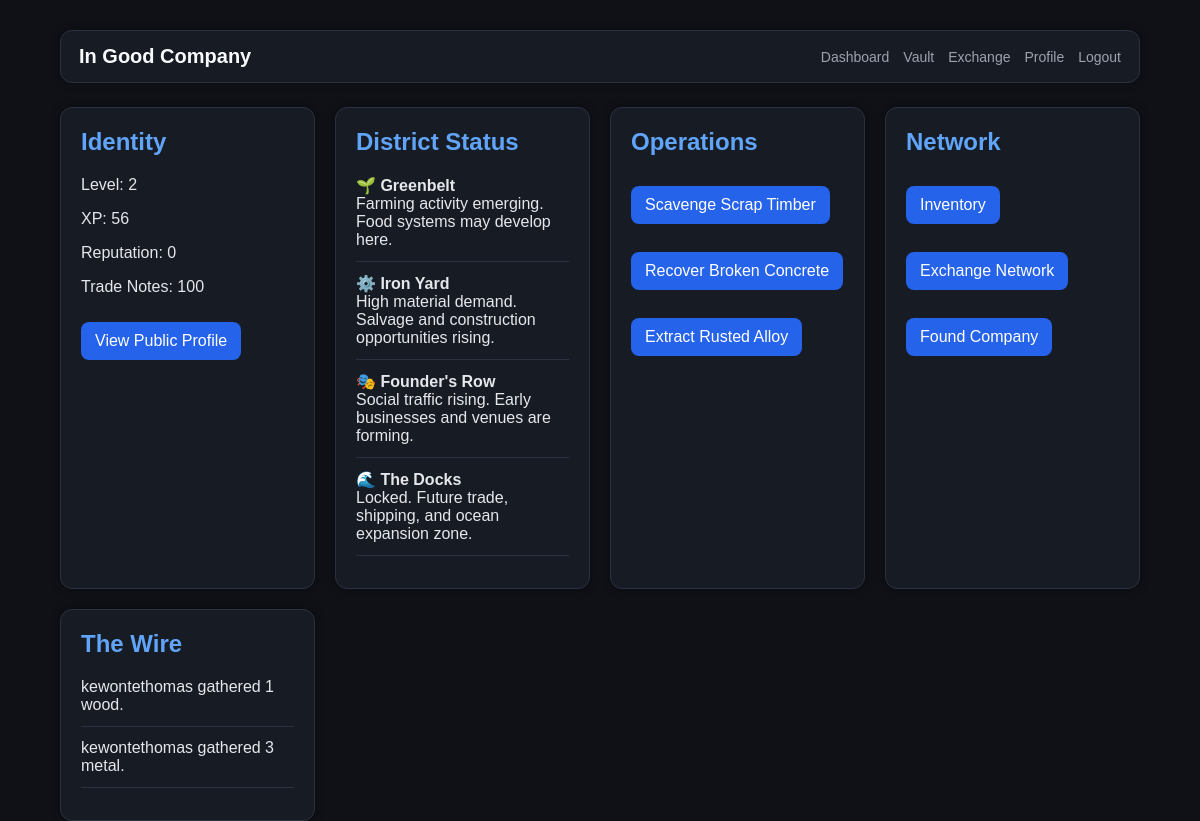
The page /dashboard (signed in) on the database as committed earlier.
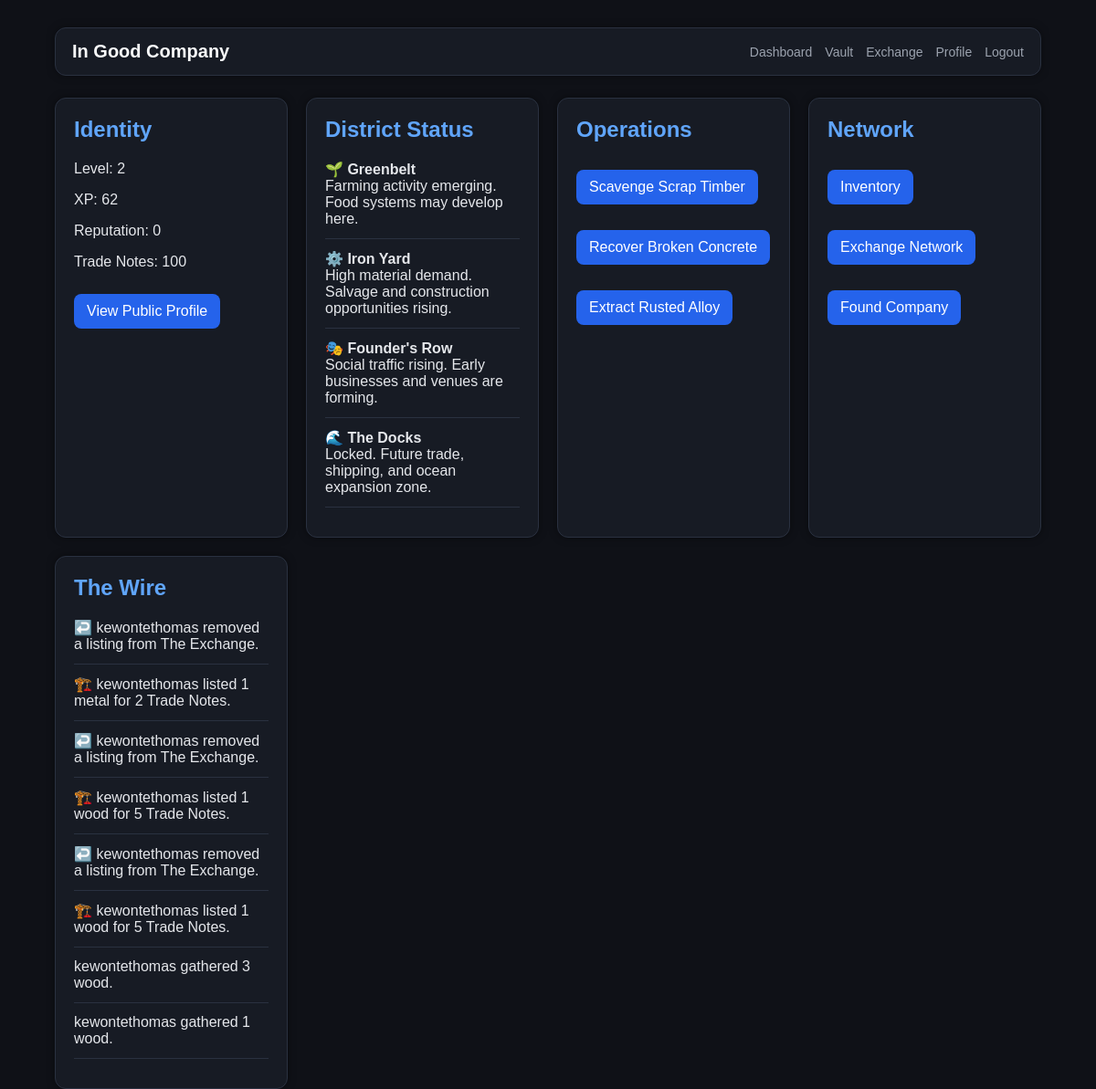
The same page on the database as committed later.
### models/user.py (models this page shows)
class User(UserMixin, db.Model):
    id = db.Column(db.Integer, primary_key=True)
    username = db.Column(db.String(80), unique=True, nullable=False)
    password_hash = db.Column(db.String(255), nullable=False)
    coins = db.Column(db.Integer, default=100)
    xp = db.Column(db.Integer, default=0)
    level = db.Column(db.Integer, default=1)
    reputation = db.Column(db.Integer, default=0)
    last_gather_time = db.Column(db.DateTime, nullable=True)

### models/world_event.py (models this page shows)
class WorldEvent(db.Model):
    id = db.Column(db.Integer, primary_key=True)
    message = db.Column(
        db.String(255),
        nullable=False
    )
    created_at = db.Column(
        db.DateTime,
        server_default=db.func.now()
    )

### app.py (the view)
@app.route("/dashboard")
@login_required
def dashboard():
    events = WorldEvent.query.order_by(
        WorldEvent.created_at.desc()
    ).limit(8).all()
    return render_template(
        "dashboard.html",
        user=current_user,
        events=events
    )

### app.py (called while the page is built)
@login_manager.user_loader
def load_user(user_id):
    return User.query.get(int(user_id))

### templates/dashboard.html (shortened to what this page needs)
<!DOCTYPE html>
<html>
<head>
    <link rel="stylesheet" href="/static/style.css">
</head>
<body>
    <div class="container">
        <div class="nav">
            <div class="nav-brand">
                In Good Company
            </div>
            <div class="nav-links">
                <a href="/dashboard">Dashboard</a>
                <a href="/inventory">Vault</a>
                <a href="/market">Exchange</a>
                <a href="/player/{{ current_user.username }}">Profile</a>
                <a href="/logout">Logout</a>
            </div>
        </div>
        <div class="grid">
            <div class="card">
                <h2>Identity</h2>
                <p>Level: {{ user.level }}</p>
                <p>XP: {{ user.xp }}</p>
                <p>Reputation: {{ user.reputation }}</p>
                <p>Trade Notes: {{ user.coins }}</p>
                <a class="button" href="/player/{{ user.username }}">
                    View Public Profile
                </a>
            </div>
            <div class="card">
                <h2>District Status</h2>
                <div class="feed-item">
                    🌱 <strong>Greenbelt</strong><br>
                    Farming activity emerging. Food systems may develop here.
                </div>
                <div class="feed-item">
                    ⚙️ <strong>Iron Yard</strong><br>
                    High material demand. Salvage and construction opportunities rising.
                </div>
                <div class="feed-item">
                    🎭 <strong>Founder's Row</strong><br>
                    Social traffic rising. Early businesses and venues are forming.
                </div>
                <div class="feed-item">
                    🌊 <strong>The Docks</strong><br>
                    Locked. Future trade, shipping, and ocean expansion zone.
                </div>
            </div>
            <div class="card">
                <h2>Operations</h2>
                <a class="button" href="/gather/wood">
                    Scavenge Scrap Timber
                </a>
                <br><br>
                <a class="button" href="/gather/stone">
                    Recover Broken Concrete
                </a>
                <br><br>
                <a class="button" href="/gather/metal">
                    Extract Rusted Alloy
                </a>
            </div>
            <div class="card">
                <h2>Network</h2>
                <a class="button" href="/inventory">
                    Inventory
                </a>
                <br><br>
                <a class="button" href="/market">
                    Exchange Network
                </a>
                <br><br>
                <a class="button" href="/company/create">
                    Found Company
                </a>
            </div>
            <div class="card">
                <h2>The Wire</h2>
                {% for event in events %}
                <div class="feed-item">
                    {{ event.message }}
                </div>
                {% endfor %}
            </div>
        </div>
    </div>
</body>
</html>

### static/style.css (style rules this page uses)
body { background-color: #0f1117; color: #e5e7eb; font-family: Arial, sans-serif; margin: 0; padding: 0; }
.nav { display: flex; justify-content: space-between; align-items: center; background-color: #171b24; border: 1px solid #2a3140; border-radius: 12px; padding: 14px 18px; margin-bottom: 24px; box-shadow: 0 0 10px rgba(0,0,0,0.35); }
.nav-brand { font-size: 20px; font-weight: bold; color: #f9fafb; }
.nav-links { display: flex; gap: 14px; flex-wrap: wrap; }
.nav-links a { color: #9ca3af; text-decoration: none; font-size: 14px; }
.container { width: 90%; max-width: 1200px; margin: auto; padding-top: 30px; }
.grid { display: grid; grid-template-columns: repeat(auto-fit, minmax(250px, 1fr)); gap: 20px; }
.card, .item-card { background-color: #171b24; border: 1px solid #2a3140; border-radius: 12px; padding: 20px; box-shadow: 0 0 10px rgba(0,0,0,0.4); }
.card h2 { margin-top: 0; color: #60a5fa; }
.button { display: inline-block; margin-top: 10px; padding: 10px 14px; background-color: #2563eb; color: white; text-decoration: none; border-radius: 8px; }
.feed-item { margin-bottom: 12px; padding-bottom: 12px; border-bottom: 1px solid #2a3140; }

Rows that differ between the two databases and show on the page:
no longer on this page (row unchanged): WorldEvent: message "kewontethomas gathered 3 metal."
changed User: xp "56" → "62"
added WorldEvent: message "↩️ kewontethomas removed a listing from The Exchange."
added WorldEvent: message "🏗️ kewontethomas listed 1 metal for 2 Trade Notes."
added WorldEvent: message "↩️ kewontethomas removed a listing from The Exchange."
added WorldEvent: message "🏗️ kewontethomas listed 1 wood for 5 Trade Notes."
added WorldEvent: message "↩️ kewontethomas removed a listing from The Exchange."
added WorldEvent: message "🏗️ kewontethomas listed 1 wood for 5 Trade Notes."
added WorldEvent: message "kewontethomas gathered 3 wood."
